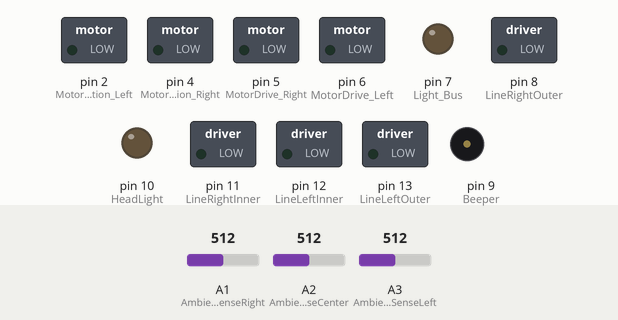
This sketch was run on a simulated Arduino Uno, built with avr-gcc and run on an emulated ATmega328P. Parts: switched loads named in the sketch (green lamp = pin HIGH), output pins drawn as LEDs (lit = HIGH), buzzer (waves = sounding, pin HIGH). Inputs (shaded band) come from the test bench; at power-on: A1 (AmbientSenseRight) = 512, A2 (AmbientSenseCenter) = 512, A3 (AmbientSenseLeft) = 512. Random numbers use the default seed unless the sketch sets one; what the sketch prints to the serial monitor is not drawn.

Above: at 0.1 s.
At 1.3 s:
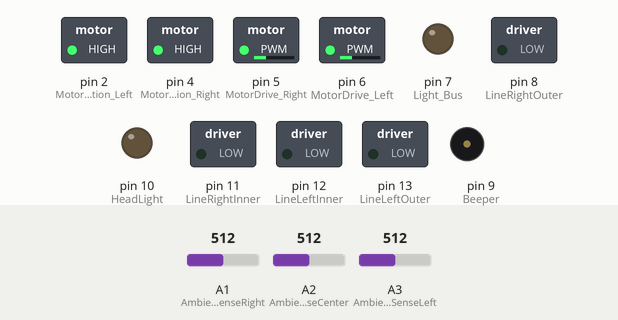
Timing chart, 0 to 41.1 s (numbered marks = the images above):
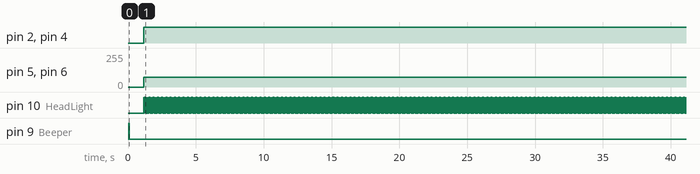

Measured:
- by itself, pin 2 (MotorDirection_Left), pin 4 (MotorDirection_Right): LOW → HIGH at 1.2 s
- by itself, pin 5 (MotorDrive_Right), pin 6 (MotorDrive_Left): 0/255 → 75/255 at 1.2 s
- by itself, pin 10 (HeadLight): alternates HIGH for 0.01 s and LOW for 0.02 s

The sketch:

wink_lesson2x.ino
```cpp
#include "WinkHardware.h"

int baseSpeed = 75;

int D3Left, D3leftOff, D3leftOn;
int D4Center, D4centerOff, D4centerOn;
int D5Right, D5rightOff, D5rightOn;

float lowerRatio, lowerMultiplyer;
float higherRatio, higherMultiplyer;

float conRatio, conThreshold;

//int multiplyerLeft;
//int multiplyerRight;

void setup() {
  hardwareBegin();        //initialize Wink's brain to work with his circuitry
  playStartChirp();       //Play startup chirp and blink eyes
  Serial.begin(57600);
  delay(1000);            //startup timer

  lowerRatio = 50 / 1.8;
  higherRatio = 50 / 2.2;
  lowerMultiplyer = baseSpeed / lowerRatio;
  higherMultiplyer = baseSpeed / higherRatio;

  conRatio = 50 / 2;
  conThreshold = baseSpeed / conRatio;

  D4Center = constrain(D4Center, 0, 180);
}

void loop() {
  // you can begin writing your own code here
  //Serial.print("My name is Wink!\n");

  readFrontValues();

  printValues();

  labyrinth();

  //Serial.println();
  /*
  Serial.println(lowerRatio);
  Serial.println(lowerMultiplyer);
  Serial.println(higherRatio);
  Serial.println(higherMultiplyer);
  */
  //delay(300);
}
```

FunStuff.h
```cpp
// (licence header left out)
// THIS IS THE FUNSTUFF "HEADER" FILE. IF YOU WANT TO KNOW HOW
// A FUNCTION WORKS, LOOK FOR IT IN THE FunStuff TAB. (THE
// TAB THAT DOES NOT HAVE A ".h" AFTER IT).


#ifndef FUNSTUFF_H
#define FUNSTUFF_H


// ***************************************************
// Global Variables - Can be accessed from within any function
// ***************************************************

int presentSpeedRight, presentSpeedLeft;      //remembers present motor speed
char eyesColor[6];                            //holder array for present eye color
char eyesPrevColor[6];                        //holder array for previous eye color when changing eye color

// ***************************************************
// end Global Variables
// ***************************************************

// ***************************************************
// Short Animations
// ***************************************************

extern void playStartChirp(void); //put in begin() to indicate that unit has restarted.


// ***************************************************
// end Short Animations
// ***************************************************


#endif
```

FunStuff.ino
```cpp
// (licence header left out)
#include "FunStuff.h"


// ***************************************************
// Short Animations
// ***************************************************


void playStartChirp(void){//Ver. 1.0, Kevin King
  // This is the startup sequence that plays when Wink is reset(put in begin())
  // feel free to edit this function to make your Wink do something different when he starts up
  eyesBlue(100);  // blue at 100 brightness
  beep(10);       // beep for 10 milliseconds
  delay(40);      // wait another 40 milliseconds
  eyesOff();      // turn the eyes back off

}


// ***************************************************
// end Short Animations
// ***************************************************

void printValues(void){
  Serial.print(D3Left);
  Serial.print("\t");
  Serial.print(D4Center);
  Serial.print("\t");
  Serial.println(D5Right);
  /*
  Serial.print(D3leftOff);
  Serial.print("\t");
  Serial.print(D3leftOn);
  Serial.print("\t");
  Serial.println(D3Left);
  */
}

void readFrontValues(void){
  digitalWrite(10, LOW);
  delay(21);
  D3leftOff = analogRead(AmbientSenseLeft);
  D4centerOff = analogRead(AmbientSenseCenter);
  D5rightOff = analogRead(AmbientSenseRight);

  digitalWrite(10, HIGH);
  delay(11);
  D3leftOn = analogRead(AmbientSenseLeft);
  D4centerOn = analogRead(AmbientSenseCenter);
  D5rightOn = analogRead(AmbientSenseRight);

  D3Left = abs(D3leftOn - D3leftOff);
  D4Center = abs(D4centerOn - D4centerOff);
  D5Right = abs(D5rightOn - D5rightOff);
  /*
  D3Left = map(D3Left, 0, 1023, 0, 2040);
  D5Right = map(D5Right, 0, 1023, 0, 2040);
  D4Center = map(D4Center, 0, 1023, 0, 510);
  */
}

void labyrinth(void){
  //multiplyerLeft = constrain(D3Left, 0, 10);
  //multiplyerRight = constrain(D5Right, 0, 10);

  if(D4Center > (baseSpeed + baseSpeed / 5)){
    motors(baseSpeed - D4Center, baseSpeed - D4Center);
    //delay(300);
  }
  else if(D3Left + 2 > D5Right){
    motors(baseSpeed + D3Left * higherMultiplyer, baseSpeed - D3Left * lowerMultiplyer);
    //delay(500);
  }
  else if(D5Right + 2 > D3Left){
    motors(baseSpeed - D5Right * lowerMultiplyer, baseSpeed + D5Right * higherMultiplyer);
    //delay(200);
  }
}
```

WinkHardware.h
```cpp
// (licence header left out)
// THIS IS THE WINKHARDWARE "HEADER" FILE. IT IS SUGGESTED THAT
// ONLY EXPERIENCED USERS EDIT THIS TAB. IF YOU WANT TO KNOW HOW
// A FUNCTION WORKS, LOOK FOR IT IN THE WINKHARDWARE TAB. (THE
// TAB THAT DOES NOT HAVE A ".h" AFTER IT).


#ifndef WINK_HARDWARE_H
#define WINK_HARDWARE_H

#include "Arduino.h"
#include "FunStuff.h"
#include <Adafruit_NeoPixel.h>


// ***************************************************
// Pin defines
// ***************************************************

#define MotorDirection_Right 4
#define MotorDirection_Left 2
#define MotorDrive_Left 6
#define MotorDrive_Right 5
#define Button A0
#define Beeper 9

#define LineLeftOuter 13
#define LineLeftInner 12
#define LineRightInner 11
#define LineRightOuter 8
#define HeadLight 10
#define Headlight 10

#define LineSenseLeft A5
#define LineSenseRight A4
#define AmbientSenseLeft A3
#define AmbientSenseCenter A2
#define AmbientSenseRight A1

#define ExtIO 3
#define _38kHz_Rx 3

#define Light_Bus 7

// ***************************************************
// end Pin defines
// ***************************************************

// ***************************************************
// General hardware
// ***************************************************
#define SERIAL_SPEED 57600
extern void hardwareBegin(void);

#define MAX_BEEP_TIME 1000
#define MIN_BEEP_TIME 15            //suggested to never make this less than 10
extern char buttonPressed(void);
extern void waitForButton(void);
unsigned long lastBeep=0;           //remembers time of last beep by polling millis()
extern void beep(int BeepTime);
extern void beepOn(void);
extern void beepOff(void);
extern void motors(int LeftMotorSpeed, int RightMotorSpeed);
extern void accelerateMotors(int startSpeed, int finalSpeed, int duration);
extern void spinLeft(int spinSpeed);
extern void spinRight(int spinSpeed);
extern void beStill(void);

// ***************************************************
// end General hardware
// ***************************************************

// ***************************************************
// Simple Timer
// ***************************************************
  //Ultra-simple stop watch functions using the built-in arduino millis() function.
  extern int32_t GetTime(void);
  extern void RestartTimer(void);
  extern void StopTimer(void);

// ***************************************************
// end Simple Timer
// ***************************************************


// ***************************************************
// Simple Read Functions (returns simple values for sensors)
// ***************************************************
  //returns 8-bit values (0 to 255) for sensor reads
  extern byte simpleLightLevelRight(void);
  //extern char simpleLeftLightLevel(void);
  //extern char simpleCenterLightLevel(void);

// ***************************************************
// end Simple Read Functions
// ***************************************************


// ***************************************************
// Pixels
// ***************************************************
#define NUM_PIXELS 2
extern void setPixelRGB(int Pixel, int Red, int Green, int Blue); // primary function for controlling NeoPixel lights
extern void setAllPixelsRGB(int Red, int Green, int Blue);//0-255 // sets all pixels to same values. automatically refreshes pixels
extern void refreshPixels(void);
extern Adafruit_NeoPixel pixels;// = Adafruit_NeoPixel(NUM_PIXELS, Light_Bus_BTN1, NEO_GRB + NEO_KHZ800);

// ***************************************************
// end Pixels
// ***************************************************


// ***************************************************
// Motor
// ***************************************************
#define MOTOR_MAX 255 //motor goes from -255 to 255
extern int LeftMotor;//current motor speed
extern int RightMotor;//current motor speed
extern void motors(int LeftMotorSpeed, int RightMotorSpeed);//-255 to 255: negative values to make it go backwards
extern void AccelerateMotors(int StartSpeed, int FinalSpeed, int StepTime);
extern void spinLeft(int spinSpeed);
extern void spinRight(int spinSpeed);
extern void beStill(void);

// ***************************************************
// end Motor
// ***************************************************


// ***************************************************
// Eye Functions
// ***************************************************

// Easy functions for common light colors
extern void eyesOff(void);
extern void leftOff(void);
extern void rightOff(void);
extern void eyesPrevCol(void);
extern void leftPrevCol(void);
extern void rightPrevCol(void);
// Make eyes a random color
extern void randomEyes(void);
extern void randomLeft(void);
extern void randomRight(void);
// Easy functions for common light colors
extern void eyesRed(byte brightness);
extern void eyesGreen(byte brightness);
extern void eyesBlue(byte brightness);
extern void eyesPurple(byte brightness);
extern void eyesPink(byte brightness);
extern void eyesYellow(byte brightness);
extern void eyesOrange(byte brightness);
extern void eyesCyan(byte brightness);
extern void eyesWhite(byte brightness);
//left eye colors
extern void leftRed(byte brightness);
extern void leftGreen(byte brightness);
extern void leftBlue(byte brightness);
extern void leftPurple(byte brightness);
extern void leftPink(byte brightness);
extern void leftYellow(byte brightness);
extern void leftOrange(byte brightness);
extern void leftCyan(byte brightness);
extern void leftWhite(byte brightness);
//right eye colors
extern void rightRed(byte brightness);
extern void rightGreen(byte brightness);
extern void rightBlue(byte brightness);
extern void rightPurple(byte brightness);
extern void rightPink(byte brightness);
extern void rightYellow(byte brightness);
extern void rightOrange(byte brightness);
extern void rightCyan(byte brightness);
extern void rightWhite(byte brightness);
/// lower level functions to control eyes
extern void updateEyesPrevColor(void);
extern void eyesRGB(byte red, byte green, byte blue);
extern void leftEye(byte Red, byte Green, byte Blue);
extern void rightEye(byte Red, byte Green, byte Blue);
extern void leftRGB(byte Red, byte Green, byte Blue);
extern void rightRGB(byte Red, byte Green, byte Blue);

// ***************************************************
// end Eye Functions
// ***************************************************


// ***************************************************
// IR
// ***************************************************

//The following was used as reference code in the development of the IR receive functions:
//http://playground.arduino.cc/Code/InfraredReceivers by Paul Malmsten
//https://github.com/z3t0/Arduino-IRremote by Ken Shirriff
extern void TxIR(unsigned char *Data, int Length);
extern void TxIRKey(byte key);
//
extern void RxIRStop(void);
extern void RxIRRestart(char BytesToLookFor);
extern char IsIRDone(void);
extern byte GetIRButton(void);
extern char IRNumOfBytes;
extern char CheckMenuButton(void);
//
extern byte GetIRButton(void);
extern const uint8_t IRRemoteButtons[][2];
#define IR_1 1
#define IR_2 2
#define IR_3 3
#define IR_4 4
#define IR_5 5
#define IR_6 6
#define IR_7 7
#define IR_8 8
#define IR_9 9
#define IR_0 10
#define IR_Forward 11
#define IR_Left 12
#define IR_Right 13
#define IR_Backward 14
#define IR_Power 15
#define IR_PlumLogo 16
#define IR_Menu 17
#define IR_A 18
#define IR_B 19
#define IR_Play 20
#define IR_X 21
//


//Low level functions:
extern int IRTransitionCount;
extern unsigned char IRBytes[20];
extern byte irData[]={0x00,0xFF,0x00,0x00};
extern char IRActive;
extern volatile char IRReceiving;//note: IRReceiving turned off if IsIRDone() in regular or auto NavigationHandler() and causes ReadSideSensors() to repeat
//
//extern void EnableIROutputs(char Level);  //enables or disables the 3 IR outputs. Pass 0 to disable, 1 to enable all 3 IR outputs.
extern void ModulateIR(unsigned int Frequency, unsigned int OnTime); //ModulateIR(38000,5) seems to produce best square wave for 38kHz.
//extern void PlayChirpIR(unsigned int Frequency, unsigned int OnTime); //wrapper for IRCarrierWave, bkwd compatibility. use ModulateIR() instead of PlayChirpIR going forward
//
extern void IRHandler(void);
//
// ***************************************************
// end IR
// ***************************************************


// ***************************************************
// EEPROM Functions
// ***************************************************

//Copied from http://playground.arduino.cc/Code/EEPROMWriteAnything  Visit page for use instructions.
#include <EEPROM.h>
#include <Arduino.h>  // for type definitions

template <class T> int EEPROM_writeAnything(int ee, const T& value)
{
    const byte* p = (const byte*)(const void*)&value;
    unsigned int i;
    for (i = 0; i < sizeof(value); i++)
          EEPROM.write(ee++, *p++);
    return i;
}

template <class T> int EEPROM_readAnything(int ee, T& value)
{
    byte* p = (byte*)(void*)&value;
    unsigned int i;
    for (i = 0; i < sizeof(value); i++)
          *p++ = EEPROM.read(ee++);
    return i;
}

// ***************************************************
// end EEPROM Functions
// ***************************************************

#endif
```

Source omitted: WinkHardware.ino (21993 bytes)
